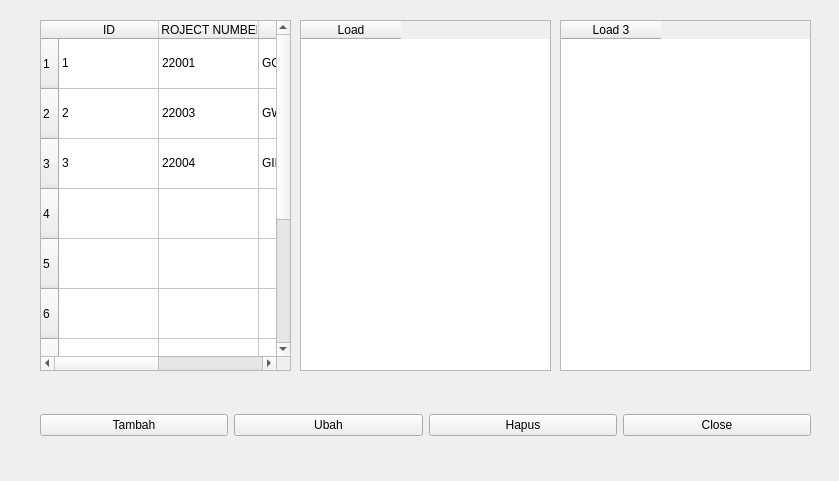
<?xml version="1.0" encoding="UTF-8"?>
<ui version="4.0">
 <class>Form</class>
 <widget class="QWidget" name="Form">
  <property name="geometry">
   <rect>
    <x>0</x>
    <y>0</y>
    <width>839</width>
    <height>481</height>
   </rect>
  </property>
  <property name="windowTitle">
   <string>Form</string>
  </property>
  <widget class="QWidget" name="horizontalLayoutWidget">
   <property name="geometry">
    <rect>
     <x>40</x>
     <y>390</y>
     <width>771</width>
     <height>71</height>
    </rect>
   </property>
   <layout class="QHBoxLayout" name="horizontalLayout">
    <item>
     <widget class="QPushButton" name="buttonTambah">
      <property name="enabled">
       <bool>true</bool>
      </property>
      <property name="text">
       <string>Tambah</string>
      </property>
      <property name="flat">
       <bool>false</bool>
      </property>
     </widget>
    </item>
    <item>
     <widget class="QPushButton" name="buttonUbah">
      <property name="text">
       <string>Ubah</string>
      </property>
     </widget>
    </item>
    <item>
     <widget class="QPushButton" name="buttonHapus">
      <property name="text">
       <string>Hapus</string>
      </property>
     </widget>
    </item>
    <item>
     <widget class="QPushButton" name="buttonClose">
      <property name="text">
       <string>Close</string>
      </property>
     </widget>
    </item>
   </layout>
  </widget>
  <widget class="QTableWidget" name="tableWidget">
   <property name="geometry">
    <rect>
     <x>40</x>
     <y>20</y>
     <width>251</width>
     <height>351</height>
    </rect>
   </property>
   <property name="editTriggers">
    <set>QAbstractItemView::AllEditTriggers</set>
   </property>
   <property name="rowCount">
    <number>10</number>
   </property>
   <property name="columnCount">
    <number>4</number>
   </property>
   <attribute name="horizontalHeaderVisible">
    <bool>true</bool>
   </attribute>
   <attribute name="horizontalHeaderCascadingSectionResizes">
    <bool>true</bool>
   </attribute>
   <attribute name="horizontalHeaderMinimumSectionSize">
    <number>30</number>
   </attribute>
   <attribute name="horizontalHeaderShowSortIndicator" stdset="0">
    <bool>true</bool>
   </attribute>
   <attribute name="horizontalHeaderStretchLastSection">
    <bool>true</bool>
   </attribute>
   <attribute name="verticalHeaderDefaultSectionSize">
    <number>50</number>
   </attribute>
   <attribute name="verticalHeaderShowSortIndicator" stdset="0">
    <bool>true</bool>
   </attribute>
   <row/>
   <row/>
   <row/>
   <row/>
   <row/>
   <row/>
   <row/>
   <row/>
   <row/>
   <row/>
   <column>
    <property name="text">
     <string>ID</string>
    </property>
    <property name="textAlignment">
     <set>AlignCenter</set>
    </property>
   </column>
   <column>
    <property name="text">
     <string>PROJECT NUMBER</string>
    </property>
    <property name="font">
     <font>
      <strikeout>false</strikeout>
     </font>
    </property>
    <property name="textAlignment">
     <set>AlignCenter</set>
    </property>
   </column>
   <column>
    <property name="text">
     <string>CLIENT</string>
    </property>
    <property name="textAlignment">
     <set>AlignCenter</set>
    </property>
   </column>
   <column>
    <property name="text">
     <string>PROJECT</string>
    </property>
    <property name="textAlignment">
     <set>AlignCenter</set>
    </property>
   </column>
   <item row="0" column="0">
    <property name="text">
     <string>1</string>
    </property>
    <property name="flags">
     <set>ItemIsSelectable|ItemIsDragEnabled|ItemIsDropEnabled|ItemIsUserCheckable|ItemIsEnabled</set>
    </property>
   </item>
   <item row="0" column="1">
    <property name="text">
     <string>22001</string>
    </property>
   </item>
   <item row="0" column="2">
    <property name="text">
     <string>GCD</string>
    </property>
   </item>
   <item row="0" column="3">
    <property name="text">
     <string>proyek1</string>
    </property>
   </item>
   <item row="1" column="0">
    <property name="text">
     <string>2</string>
    </property>
   </item>
   <item row="1" column="1">
    <property name="text">
     <string>22003</string>
    </property>
   </item>
   <item row="1" column="2">
    <property name="text">
     <string>GWL</string>
    </property>
   </item>
   <item row="1" column="3">
    <property name="text">
     <string>proyek2</string>
    </property>
   </item>
   <item row="2" column="0">
    <property name="text">
     <string>3</string>
    </property>
   </item>
   <item row="2" column="1">
    <property name="text">
     <string>22004</string>
    </property>
   </item>
   <item row="2" column="2">
    <property name="text">
     <string>GII</string>
    </property>
   </item>
   <item row="2" column="3">
    <property name="text">
     <string>proyek3</string>
    </property>
   </item>
  </widget>
  <widget class="QTableWidget" name="tableWidget_2">
   <property name="geometry">
    <rect>
     <x>560</x>
     <y>20</y>
     <width>251</width>
     <height>351</height>
    </rect>
   </property>
   <column>
    <property name="text">
     <string>Load 3</string>
    </property>
   </column>
  </widget>
  <widget class="QTableWidget" name="tableWidget_3">
   <property name="geometry">
    <rect>
     <x>300</x>
     <y>20</y>
     <width>251</width>
     <height>351</height>
    </rect>
   </property>
   <column>
    <property name="text">
     <string>Load</string>
    </property>
   </column>
  </widget>
 </widget>
 <resources/>
 <connections>
  <connection>
   <sender>buttonClose</sender>
   <signal>clicked()</signal>
   <receiver>Form</receiver>
   <slot>close()</slot>
   <hints>
    <hint type="sourcelabel">
     <x>715</x>
     <y>424</y>
    </hint>
    <hint type="destinationlabel">
     <x>419</x>
     <y>253</y>
    </hint>
   </hints>
  </connection>
 </connections>
</ui>
